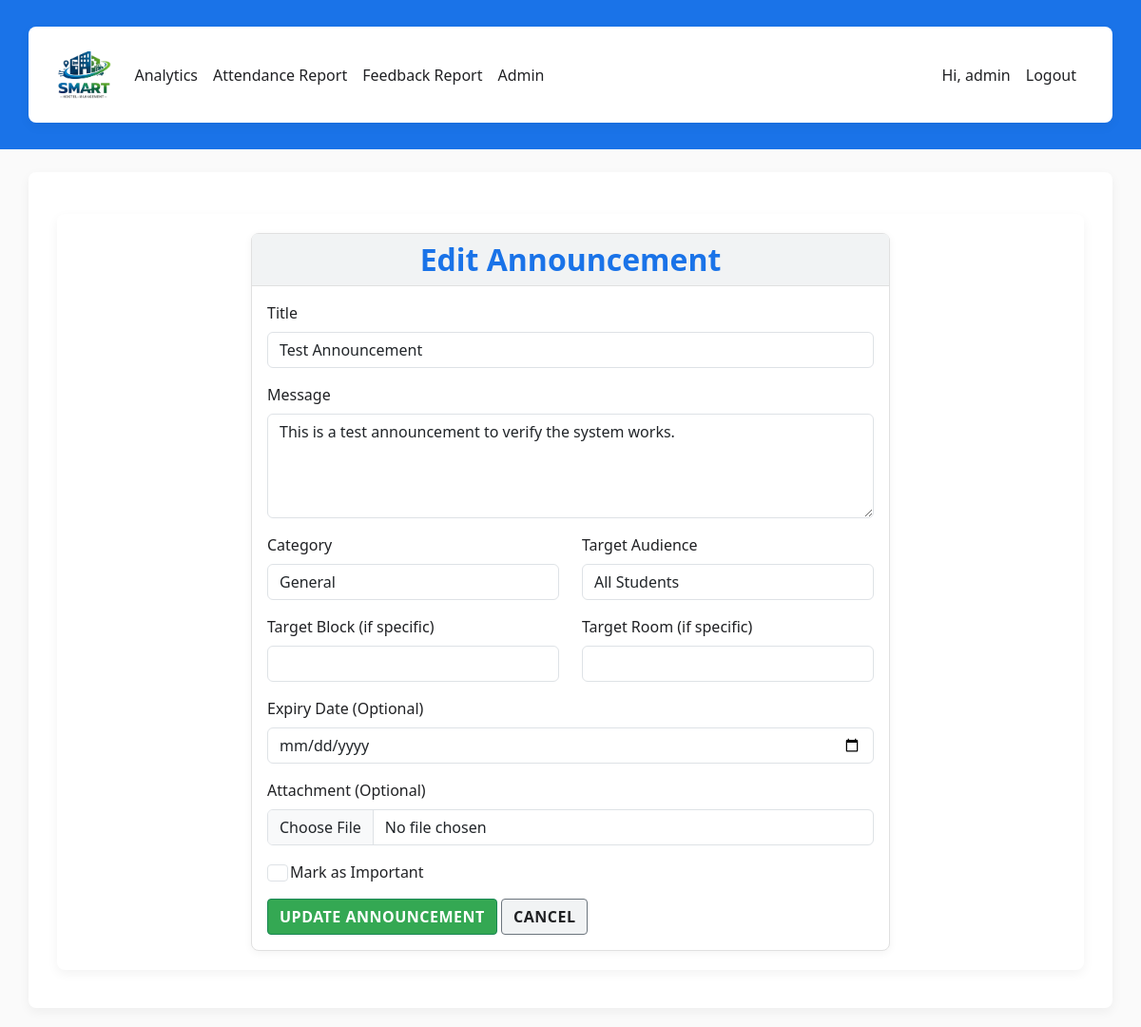
The app's page /announcements/edit/1/ (signed in) with its own data.
### hostel/models.py (models this page shows, shortened)
class Announcement(models.Model):
    CATEGORY_CHOICES = [
        ('holiday', 'Holiday'),
        ('maintenance', 'Maintenance'),
        ('rules', 'Hostel Rules'),
        ('event', 'Event'),
        ('general', 'General'),
    ]
    TARGET_CHOICES = [
        ('all', 'All Students'),
        ('block', 'Specific Block'),
        ('room', 'Specific Room'),
    ]
    title = models.CharField(max_length=200)
    message = models.TextField()
    category = models.CharField(max_length=20, choices=CATEGORY_CHOICES, default='general')
    target_audience = models.CharField(max_length=20, choices=TARGET_CHOICES, default='all')
    target_block = models.CharField(max_length=50, blank=True, null=True)
    target_room = models.CharField(max_length=10, blank=True, null=True)
    attachment = models.FileField(upload_to='announcements/', null=True, blank=True)
    created_at = models.DateTimeField(auto_now_add=True)
    expiry_date = models.DateField(null=True, blank=True)
    created_by = models.ForeignKey(User, on_delete=models.CASCADE, default=1)
    is_important = models.BooleanField(default=False)
    is_active = models.BooleanField(default=True)

### hostel/views.py (the view)
# urls.py: path('announcements/edit/<int:pk>/', views.edit_announcement, name='edit_announcement'),
@user_passes_test(lambda u: u.is_staff)
def edit_announcement(request, pk):
    ann = get_object_or_404(Announcement, pk=pk)
    if request.method == 'POST':
        form = AnnouncementForm(request.POST, request.FILES, instance=ann)
        if form.is_valid():
            form.save()
            messages.success(request, 'Announcement updated successfully.')
            return redirect('announcements')
    else:
        form = AnnouncementForm(instance=ann)
    return render(request, 'hostel/edit_announcement.html', {'form': form, 'announcement': ann})

### hostel/forms.py
class AnnouncementForm(forms.ModelForm):
    class Meta:
        model = Announcement
        fields = ['title', 'message', 'category', 'target_audience', 'target_block', 'target_room', 'attachment', 'expiry_date', 'is_important']
        widgets = {
            'title': forms.TextInput(attrs={'class': 'form-control'}),
            'message': forms.Textarea(attrs={'class': 'form-control', 'rows': 4}),
            'category': forms.Select(attrs={'class': 'form-control'}),
            'target_audience': forms.Select(attrs={'class': 'form-control'}),
            'target_block': forms.TextInput(attrs={'class': 'form-control'}),
            'target_room': forms.TextInput(attrs={'class': 'form-control'}),
            'attachment': forms.ClearableFileInput(attrs={'class': 'form-control'}),
            'expiry_date': forms.DateInput(attrs={'type': 'date', 'class': 'form-control'}),
            'is_important': forms.CheckboxInput(attrs={'class': 'form-check-input'}),
        }

### templates/hostel/edit_announcement.html (shortened to what this page needs)
{% extends 'hostel/base.html' %}
{% block content %}
<div class="container mt-4">
  <div class="row justify-content-center">
    <div class="col-md-8">
      <div class="card">
        <div class="card-header">
          <h2 class="mb-0">Edit Announcement</h2>
        </div>
        <div class="card-body">
          <form method="post" enctype="multipart/form-data">
            <div class="mb-3">
              <label for="{{ form.title.id_for_label }}" class="form-label">Title</label>
              {{ form.title }}
            </div>
            <div class="mb-3">
              <label for="{{ form.message.id_for_label }}" class="form-label">Message</label>
              {{ form.message }}
            </div>
            <div class="row">
              <div class="col-md-6 mb-3">
                <label for="{{ form.category.id_for_label }}" class="form-label">Category</label>
                {{ form.category }}
              </div>
              <div class="col-md-6 mb-3">
                <label for="{{ form.target_audience.id_for_label }}" class="form-label">Target Audience</label>
                {{ form.target_audience }}
              </div>
            </div>
            <div class="row">
              <div class="col-md-6 mb-3">
                <label for="{{ form.target_block.id_for_label }}" class="form-label">Target Block (if specific)</label>
                {{ form.target_block }}
              </div>
              <div class="col-md-6 mb-3">
                <label for="{{ form.target_room.id_for_label }}" class="form-label">Target Room (if specific)</label>
                {{ form.target_room }}
              </div>
            </div>
            <div class="mb-3">
              <label for="{{ form.expiry_date.id_for_label }}" class="form-label">Expiry Date (Optional)</label>
              {{ form.expiry_date }}
            </div>
            <div class="mb-3">
              <label for="{{ form.attachment.id_for_label }}" class="form-label">Attachment (Optional)</label>
              {{ form.attachment }}
            </div>
            <div class="mb-3 form-check">
              {{ form.is_important }}
              <label for="{{ form.is_important.id_for_label }}" class="form-check-label">Mark as Important</label>
            </div>
            <button type="submit" class="btn btn-success">Update Announcement</button>
            <a href="{% url 'announcements' %}" class="btn btn-secondary">Cancel</a>
          </form>
        </div>
      </div>
    </div>
  </div>
</div>
{% endblock %}

### templates/hostel/base.html (shortened to what this page needs)
{% load static %}
<!doctype html>
<html lang="en">
  <head>
    <link href="https://cdn.jsdelivr.net/npm/bootstrap@5.3.2/dist/css/bootstrap.min.css" rel="stylesheet">
    <link href="{% static 'hostel/css/style.css' %}" rel="stylesheet">
  </head>
  <body>
    <nav class="navbar navbar-expand-lg navbar-dark mb-4" style="background: #1A73E8;">
      <div class="container">
        <a class="navbar-brand" href="{% url 'home' %}">
          <img src="{% static 'hostel/img/logo.png' %}" alt="Smart Hostel" class="d-inline-block align-text-top logo-img">
        </a>
        <div class="collapse navbar-collapse" id="nav">
          <ul class="navbar-nav me-auto">
            {% if user.is_authenticated %}
              {% if user.is_staff %}
                <li class="nav-item"><a class="nav-link" href="{% url 'analytics' %}">Analytics</a></li>
                <li class="nav-item"><a class="nav-link" href="{% url 'attendance_report' %}">Attendance Report</a></li>
                <li class="nav-item"><a class="nav-link" href="{% url 'feedback_report' %}">Feedback Report</a></li>
                <li class="nav-item"><a class="nav-link" href="/admin/">Admin</a></li>
              {% endif %}
            {% endif %}
          </ul>
          <ul class="navbar-nav">
            {% if user.is_authenticated %}
              <li class="nav-item"><span class="nav-link">Hi, {{ user.username }}</span></li>
              <li class="nav-item"><a class="nav-link" href="{% url 'logout' %}">Logout</a></li>
            {% else %}
              <li class="nav-item"><a class="nav-link" href="{% url 'login' %}">Login</a></li>
              <li class="nav-item"><a class="nav-link" href="{% url 'signup' %}">Sign up</a></li>
            {% endif %}
          </ul>
        </div>
      </div>
    </nav>
    <div class="container">
      {% block content %}{% endblock %}
    </div>
  </body>
</html>

### static/hostel/css/style.css (style rules this page uses)
body { font-family: 'Segoe UI', Tahoma, Geneva, Verdana, sans-serif; background: #FAFAFA; color: #202124; min-height: 100vh; margin: 0; }
.container { background: #FFFFFF; border-radius: 8px; box-shadow: 0 4px 12px rgba(0,0,0,0.05); margin: 20px auto; padding: 20px 30px; }
h1,h2,h3,h4,h5,h6 { color: #1A73E8; font-weight: 600; }
h2 { text-align: center; margin-bottom: 20px; }
a { color: #0D47A1; }
.card { background: #FFFFFF; border: 1px solid #e0e0e0; border-radius: 8px; box-shadow: 0 2px 8px rgba(0,0,0,0.05); transition: transform 0.2s ease, box-shadow 0.2s ease; }
.card-header { background: #F1F3F4; border-bottom: 1px solid #e0e0e0; font-weight: 600; color: #202124; }
.card-body { padding: 16px; }
.btn { border-radius: 4px; font-weight: 600; text-transform: uppercase; letter-spacing: 0.5px; transition: background 0.2s ease; }
.btn-success { background: #34A853; color: #fff; }
.btn-secondary { background: #F1F3F4; color: #202124; }
p, li, span, label, input, textarea { color: #202124; }
a, .nav-link { color: #0D47A1; }
input, select, textarea { border: 1px solid #d0d0d0; border-radius: 4px; padding: 8px 10px; background: #FFFFFF; width: 100%; }
.mb-3 { margin-bottom: 1rem; }
.navbar, .footer { background: #1A73E8; }
.navbar .nav-link, .footer a { color: #202124 !important; }
.navbar .navbar-brand { color: #202124 !important; }
.navbar-brand img { height: 50px; width: auto; display: block; }

### records on screen
Announcement: title "Test Announcement", message "This is a test announcement to verify the system works.", category "General", target_audience "All Students"

### other values on screen
{{ user.username }} "admin"
